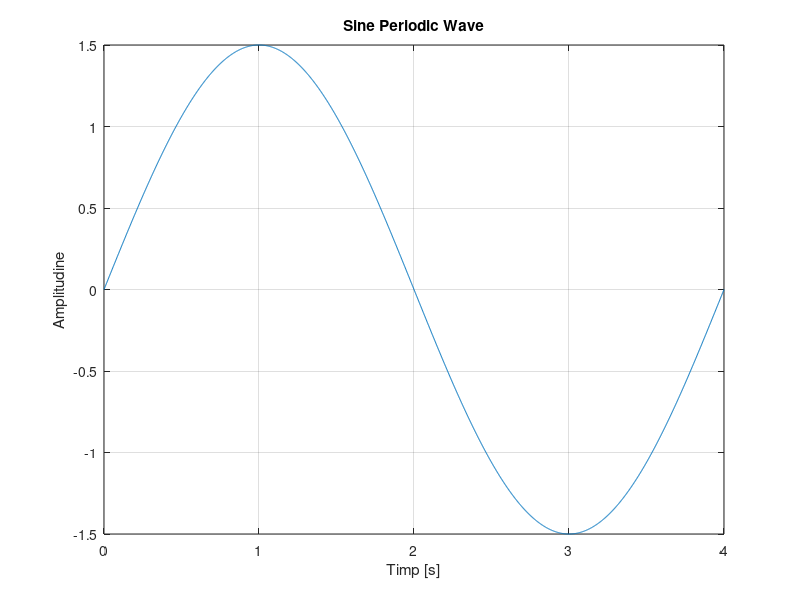

Here is the MATLAB script that generated this plot:
A = 1.5; % amplitudinea
T = 4;
F = 1 / T;
t = 0:0.002:4; % timpul de la 0 la 4 secunde cu rezolutie temporara de 2ms
s = A*sin(2*pi*F*t); 
plot(t,s,'-'),xlabel('Timp [s]'),ylabel('Amplitudine'),title('Sine Periodic Wave'),grid;